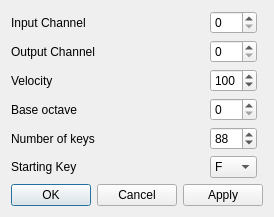
<?xml version="1.0" encoding="UTF-8"?>
<ui version="4.0">
 <class>PreferencesClass</class>
 <widget class="QDialog" name="PreferencesClass">
  <property name="geometry">
   <rect>
    <x>0</x>
    <y>0</y>
    <width>270</width>
    <height>213</height>
   </rect>
  </property>
  <property name="windowTitle">
   <string>Preferences</string>
  </property>
  <layout class="QGridLayout">
   <item row="2" column="2">
    <widget class="QSpinBox" name="spinVelocity">
     <property name="maximum">
      <number>127</number>
     </property>
     <property name="value">
      <number>100</number>
     </property>
    </widget>
   </item>
   <item row="0" column="2">
    <widget class="QSpinBox" name="spinInChan">
     <property name="maximum">
      <number>15</number>
     </property>
    </widget>
   </item>
   <item row="1" column="0" colspan="2">
    <widget class="QLabel" name="lblOutChan">
     <property name="sizePolicy">
      <sizepolicy hsizetype="Expanding" vsizetype="Expanding">
       <horstretch>0</horstretch>
       <verstretch>0</verstretch>
      </sizepolicy>
     </property>
     <property name="text">
      <string>Output Channel</string>
     </property>
     <property name="buddy">
      <cstring>spinOutChan</cstring>
     </property>
    </widget>
   </item>
   <item row="3" column="2">
    <widget class="QSpinBox" name="spinBaseOctave">
     <property name="minimum">
      <number>0</number>
     </property>
     <property name="maximum">
      <number>9</number>
     </property>
    </widget>
   </item>
   <item row="4" column="0" colspan="2">
    <widget class="QLabel" name="lblNumKeys">
     <property name="sizePolicy">
      <sizepolicy hsizetype="Expanding" vsizetype="Expanding">
       <horstretch>0</horstretch>
       <verstretch>0</verstretch>
      </sizepolicy>
     </property>
     <property name="text">
      <string>Number of keys</string>
     </property>
     <property name="buddy">
      <cstring>spinNumKeys</cstring>
     </property>
    </widget>
   </item>
   <item row="2" column="0" colspan="2">
    <widget class="QLabel" name="lblVelocity">
     <property name="sizePolicy">
      <sizepolicy hsizetype="Expanding" vsizetype="Expanding">
       <horstretch>0</horstretch>
       <verstretch>0</verstretch>
      </sizepolicy>
     </property>
     <property name="text">
      <string>Velocity</string>
     </property>
     <property name="buddy">
      <cstring>spinVelocity</cstring>
     </property>
    </widget>
   </item>
   <item row="0" column="0" colspan="2">
    <widget class="QLabel" name="lblInChan">
     <property name="sizePolicy">
      <sizepolicy hsizetype="Expanding" vsizetype="Expanding">
       <horstretch>0</horstretch>
       <verstretch>0</verstretch>
      </sizepolicy>
     </property>
     <property name="text">
      <string>Input Channel</string>
     </property>
     <property name="buddy">
      <cstring>spinInChan</cstring>
     </property>
    </widget>
   </item>
   <item row="6" column="0" colspan="4">
    <widget class="QDialogButtonBox" name="buttonBox">
     <property name="standardButtons">
      <set>QDialogButtonBox::Apply|QDialogButtonBox::Cancel|QDialogButtonBox::Ok</set>
     </property>
    </widget>
   </item>
   <item row="3" column="0" colspan="2">
    <widget class="QLabel" name="lblBaseOctave">
     <property name="sizePolicy">
      <sizepolicy hsizetype="Expanding" vsizetype="Expanding">
       <horstretch>0</horstretch>
       <verstretch>0</verstretch>
      </sizepolicy>
     </property>
     <property name="text">
      <string>Base octave</string>
     </property>
     <property name="buddy">
      <cstring>spinBaseOctave</cstring>
     </property>
    </widget>
   </item>
   <item row="1" column="2">
    <widget class="QSpinBox" name="spinOutChan">
     <property name="maximum">
      <number>15</number>
     </property>
    </widget>
   </item>
   <item row="4" column="2">
    <widget class="QSpinBox" name="spinNumKeys">
     <property name="minimum">
      <number>12</number>
     </property>
     <property name="maximum">
      <number>120</number>
     </property>
     <property name="value">
      <number>88</number>
     </property>
    </widget>
   </item>
   <item row="5" column="0">
    <widget class="QLabel" name="lblStartingKey">
     <property name="sizePolicy">
      <sizepolicy hsizetype="Expanding" vsizetype="Expanding">
       <horstretch>0</horstretch>
       <verstretch>0</verstretch>
      </sizepolicy>
     </property>
     <property name="text">
      <string>Starting Key</string>
     </property>
     <property name="buddy">
      <cstring>comboNotes</cstring>
     </property>
    </widget>
   </item>
   <item row="5" column="2">
    <widget class="QComboBox" name="comboNotes">
     <property name="currentIndex">
      <number>5</number>
     </property>
     <property name="maxVisibleItems">
      <number>12</number>
     </property>
     <item>
      <property name="text">
       <string>C</string>
      </property>
     </item>
     <item>
      <property name="text">
       <string>C#</string>
      </property>
     </item>
     <item>
      <property name="text">
       <string>D</string>
      </property>
     </item>
     <item>
      <property name="text">
       <string>D#</string>
      </property>
     </item>
     <item>
      <property name="text">
       <string>E</string>
      </property>
     </item>
     <item>
      <property name="text">
       <string>F</string>
      </property>
     </item>
     <item>
      <property name="text">
       <string>F#</string>
      </property>
     </item>
     <item>
      <property name="text">
       <string>G</string>
      </property>
     </item>
     <item>
      <property name="text">
       <string>G#</string>
      </property>
     </item>
     <item>
      <property name="text">
       <string>A</string>
      </property>
     </item>
     <item>
      <property name="text">
       <string>A#</string>
      </property>
     </item>
     <item>
      <property name="text">
       <string>B</string>
      </property>
     </item>
    </widget>
   </item>
  </layout>
 </widget>
 <layoutdefault spacing="6" margin="11"/>
 <tabstops>
  <tabstop>spinInChan</tabstop>
  <tabstop>spinOutChan</tabstop>
  <tabstop>spinVelocity</tabstop>
  <tabstop>spinBaseOctave</tabstop>
  <tabstop>spinNumKeys</tabstop>
  <tabstop>comboNotes</tabstop>
  <tabstop>buttonBox</tabstop>
 </tabstops>
 <resources/>
 <connections>
  <connection>
   <sender>buttonBox</sender>
   <signal>accepted()</signal>
   <receiver>PreferencesClass</receiver>
   <slot>accept()</slot>
   <hints>
    <hint type="sourcelabel">
     <x>237</x>
     <y>412</y>
    </hint>
    <hint type="destinationlabel">
     <x>263</x>
     <y>11</y>
    </hint>
   </hints>
  </connection>
  <connection>
   <sender>buttonBox</sender>
   <signal>rejected()</signal>
   <receiver>PreferencesClass</receiver>
   <slot>reject()</slot>
   <hints>
    <hint type="sourcelabel">
     <x>127</x>
     <y>412</y>
    </hint>
    <hint type="destinationlabel">
     <x>155</x>
     <y>14</y>
    </hint>
   </hints>
  </connection>
 </connections>
</ui>
